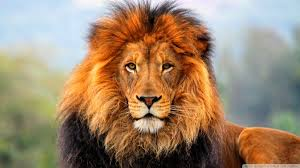
%> input picture lion.jpg, 300 x 168 px
$ octave --eval "gb_full;"   (GNU Octave 9; MATLAB toolbox functions it lacks are replaced by stand-ins)
%> lines starting %> are read from the running program, lines starting %| are printed output that depends on the picture
function gb_full()

clc;
clear all;
close all;


img=imread('lion.jpg');
%> img is the input picture: size 168x300x3 uint8; mean R, G, B 158.1, 134.3, 109.3
img=rgb2gray(img);
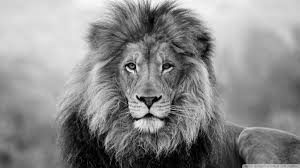
%> img: size 168x300 uint8; min 0, max 254, mean 138.6
img=imresize(img,[256 256],'bilinear');
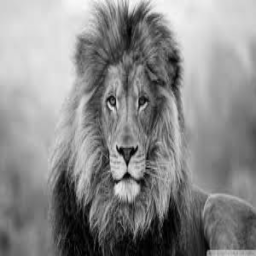
%> img: size 256x256 uint8; min 0, max 249, mean 138.6
%[N N]=size(img)
imshow(img)
img=im2double(img);
%> img: size 256x256 double

display('To perform the Gabor Transform of the given image, please enter the following:');
sigma=input('Enter the value of sigma  ');
%> the answer given: 2
psi=input('Enter the value of psi   ');
%> the answer given: 3
gamma=input('Enter the value of gamma   ');
%> the answer given: 2
l1=input('Enter the number of lambda you want to take   ');
%> the answer given: 3
lambda=input('Enter the different values of lambda  ');
%> the answer given: 3
t1=input('Enter the number of theta you want to take  ');
%> the answer given: 3
%> (the run ends here)
